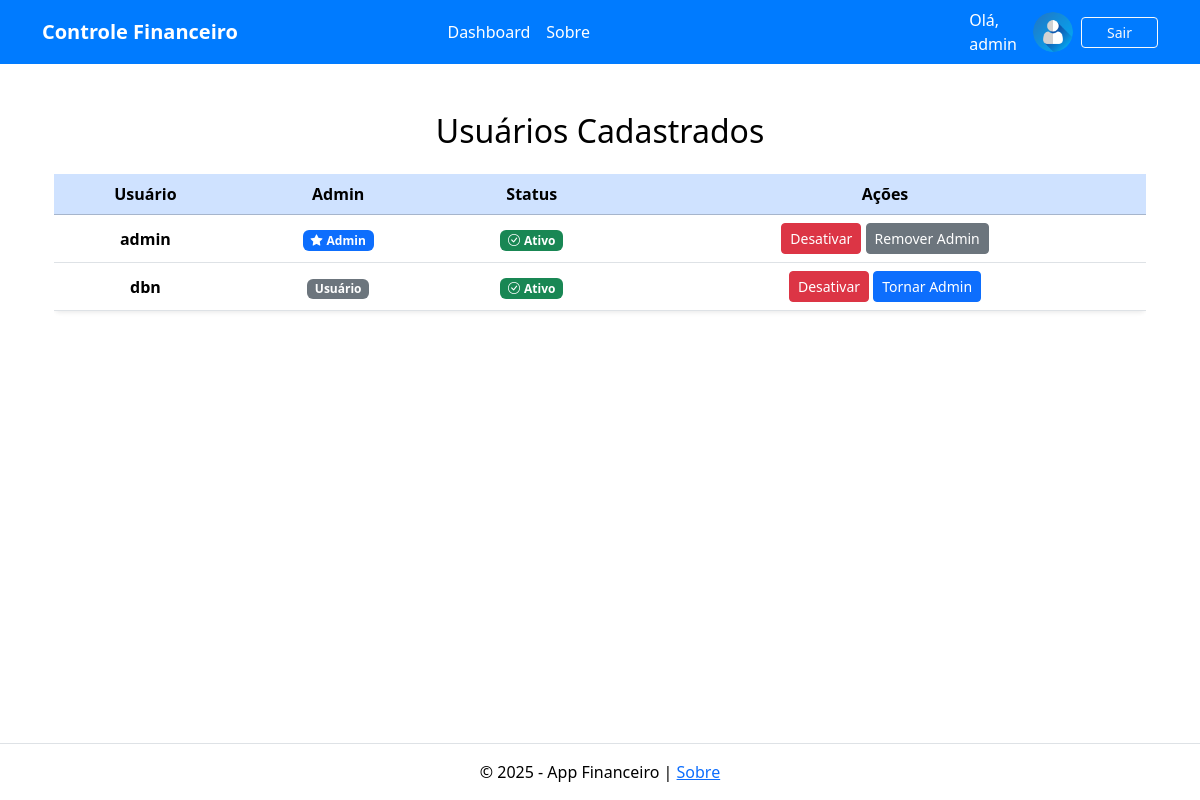
The app's page /admin/usuários (signed in) with its own data.
### tables this page shows
CREATE TABLE "usuarios" (
    id INTEGER PRIMARY KEY,
    username TEXT NOT NULL,
    senha_hash TEXT NOT NULL,
    is_admin BOOLEAN DEFAULT 0,
    ativo BOOLEAN DEFAULT 1,
    nome TEXT,
    sobrenome TEXT,
    cpf TEXT,
    nascimento TEXT,
    cidade TEXT,
    estado TEXT,
    celular TEXT,
    email TEXT,
    origem TEXT,
    canal TEXT
, avatar TEXT);

### app.py (the view)
@app.route('/admin/usuários')
def listar_usuarios():
    if not session.get('is_admin'):
        flash('Acesso restrito para administradores.', 'danger')
        return redirect(url_for('login'))
    with sqlite3.connect('financeiro.db') as conexao:
        cursor = conexao.cursor()
        cursor.execute("SELECT id, username, senha_hash, is_admin, ativo FROM usuarios")
        usuarios = cursor.fetchall()
    return render_template('admin/usuarios.html', usuarios=usuarios)

### templates/admin/usuarios.html (shortened to what this page needs)
{% extends 'base.html' %}
{% block content %}
<div class="container mt-5">
    <h2 class="mb-4 text-center">Usuários Cadastrados</h2>
    <div class="table-responsive">
        <table class="table table-hover align-middle text-center shadow-sm rounded">
            <thead class="table-primary">
                <tr>
                    <th>Usuário</th>
                    <th>Admin</th>
                    <th>Status</th>
                    <th>Ações</th>
                </tr>
            </thead>
            <tbody>
                {% for usuario in usuarios %}
                <tr>
                    <td class="fw-semibold">{{ usuario[1] }}</td>
                    <td>
                        {% if usuario[3] %}
                            <span class="badge bg-primary"><i class="bi bi-star-fill me-1"></i>Admin</span>
                        {% else %}
                            <span class="badge bg-secondary">Usuário</span>
                        {% endif %}
                    </td>
                    <td>
                        {% if usuario[4] == 1 %}
                            <span class="badge bg-success"><i class="bi bi-check-circle me-1"></i>Ativo</span>
                        {% else %}
                            <span class="badge bg-danger"><i class="bi bi-x-circle me-1"></i>Inativo</span>
                        {% endif %}
                    </td>
                    <td>
                        <button class="btn btn-sm {% if usuario[4] %}btn-danger{% else %}btn-success{% endif %}"
                                data-bs-toggle="modal"
                                data-bs-target="#confirmarAcao{{ usuario[0] }}">
                            {% if usuario[4] %}Desativar{% else %}Ativar{% endif %}
                        </button>
                        <button class="btn btn-sm {% if usuario[3] %}btn-secondary{% else %}btn-primary{% endif %}"
                                data-bs-toggle="modal"
                                data-bs-target="#confirmarAdmin{{ usuario[0] }}">
                            {% if usuario[3] %}Remover Admin{% else %}Tornar Admin{% endif %}
                        </button>
                    </td>
                </tr>
                {% endfor %}
            </tbody>
        </table>
    </div>
</div>
{% endblock %}

### templates/includes/navbar.html (shortened to what this page needs)
<nav class="navbar navbar-expand-lg" style="background-color: #007BFF;">
    <div class="container">
        <a class="navbar-brand text-white fw-bold" href="{{ url_for('home') }}">Controle Financeiro</a>
        <div class="collapse navbar-collapse" id="navbarNav">
            {% if session.get('usuario') %}
                <ul class="navbar-nav mx-auto mb-2 mb-lg-0">
                    {% if session['is_admin'] %}
                        <li class="nav-item">
                            <a class="nav-link text-white" href="{{ url_for('admin_dashboard') }}">
                                Dashboard
                            </a>
                        </li>
                        <li class="nav-item">
                            <a class="nav-link text-white" href="{{ url_for('about') }}">
                                Sobre
                            </a>
                        </li>
                    {% endif %}
                </ul>
                <div class="d-flex ms-auto align-items-center">
                    <span class="text-white me-3">Olá, {{ session['usuario']['username'] }}</span>
                    {% if session['usuario']['avatar'] %}
                        <img src="{{ url_for('static', filename='avatars/' + session['usuario']['avatar']) }}"
                             alt="Avatar" width="40" class="rounded-circle img-fluid me-2">
                    {% else %}
                        <img src="{{ url_for('static', filename='avatars/default-avatar.png') }}"
                             alt="Avatar" width="40" class="rounded-circle img-fluid me-2">
                    {% endif %}
                    <a class="btn btn-outline-light btn-sm w-100 mb-2m" href="{{ url_for('logout') }}">Sair</a>
                </div>
            {% else %}
                <div class="ms-auto">
                    <a class="btn btn-outline-light btn-sm w-100 mb-2" href="{{ url_for('login') }}">Entrar</a>
                </div>
            {% endif %}
        </div>
    </div>
</nav>

### static/css/style.css (style rules this page uses)
:root { --fundo-principal: #ffffff; --fundo-secundario: #121212; --fundo-card: #FFFFFF; --primaria: #4F9DDE; --secundaria: #6FCF97; --texto-principal: #000000; --texto-secundario: #666666; --borda: #E0E0E0; --erro: #EB5757; --sucesso: #27AE60; --text-color: #212529; --card-bg: #f8f9fa; }
body { background-color: var(--fundo-principal); color: var(--texto-principal); font-family: 'Segoe UI', Tahoma, Geneva, Verdana, sans-serif; min-height: 100vh; }

### records on screen
usuarios: usuario.username "admin", username "admin", is_admin True (drawn), ativo True (drawn)
usuarios: username "dbn", is_admin "Usuário", ativo True (drawn)
